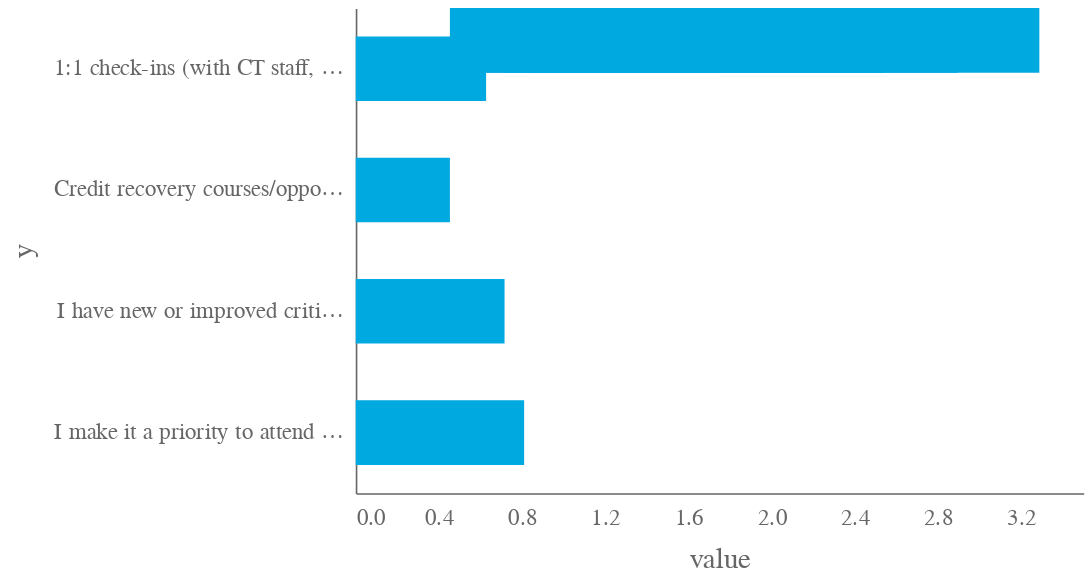

Here is the notebook cell this chart was saved with:
### Code cell
alt.Chart(_df).mark_bar().transform_calculate(
    y="split(datum.test, ' !n! ')"
).encode(
    x='value:Q',
    y='y:N',
).properties(
    height=300
)

### Figure 1 — Vega-Lite specification as saved in the notebook (floating-point values rounded to 4 significant figures)
{"config": {"scale": {"padding": 100, "paddingInner": 100, "paddingOuter": 100}, "view": {"height": 360, "width": 450, "strokeWidth": 0, "padding": 100}, "title": {"fontSize": 22, "font": "Avenir", "color": "#666", "anchor": "start", "fontWeight": 425}, "axisX": {"domain": true, "domainColor": "#666", "domainWidth": 1, "grid": false, "labelFont": "Avenir", "labelFontSize": 14, "labelColor": "#666", "labelAngle": 0, "tickColor": "#666", "ticks": false, "tickSize": 5, "titleFont": "Avenir", "labelPadding": 8, "titleColor": "#666", "titleFontSize": 18, "titleFontWeight": 425, "titlePadding": 10}, "axisY": {"domain": true, "domainColor": "#666", "grid": false, "gridColor": "#666", "gridWidth": 1, "labelFont": "Avenir", "labelColor": "#666", "labelFontSize": 14, "labelAngle": 0, "labelPadding": 8, "ticks": false, "titleFont": "Avenir", "titleColor": "#666", "titleFontSize": 18, "titleFontWeight": 425, "titlePadding": 10}, "range": {"category": ["#00a9e0", "#ffb81c", "#78be20", "#da291c", "#9063cd", "#97999b", "#007398", "#d0006f"]}, "legend": {"labelFont": "Avenir", "labelFontSize": 14, "Orientation": "horizontal", "symbolSize": 100, "titleFont": "Avenir", "titleFontSize": 14, "title": ""}, "area": {"fill": "#666"}, "line": {"color": "#666", "stroke": "#666", "strokeWidth": 4}, "trail": {"color": "#666", "stroke": "#666", "strokeWidth": 0, "size": 1}, "path": {"stroke": "#666", "strokeWidth": 0.5}, "point": {"filled": true}, "text": {"font": "Avenir", "color": "#666", "fontSize": 11, "align": "right", "fontWeight": 400, "size": 11}, "bar": {"size": 40, "binSpacing": 1, "continuousBandSize": 30, "discreteBandSize": 30, "fill": "#00a9e0", "stroke": false}, "chart": {"lineBreak": "\n"}}, "data": {"name": "data-04e9fd279dc32e9e8dd2f394629db879"}, "mark": "bar", "encoding": {"x": {"type": "quantitative", "field": "value"}, "y": {"type": "nominal", "field": "y"}}, "height": 300, "transform": [{"calculate": "split(datum.test, ' !n! ')", "as": "y"}], "$schema": "https://vega.github.io/schema/vega-lite/v4.8.1.json", "datasets": {"data-04e9fd279dc32e9e8dd2f394629db879": [{"test": "1:1 check-ins (with CT staff, academic coaches / success coaches !n!!n!, etc.)", "variable": "FY18", "value": 0.627}, {"test": "I have new or improved critical thinking skills", "variable": "FY18", "value": 0.7157}, {"test": "I make it a priority to attend my CT sessions/workshops", "variable": "FY18", "value": 0.81}, {"test": "Credit recovery courses/opportunities", "variable": "FY18", "value": 0.4529}, {"test": "1:1 check-ins (with CT staff, academic coaches / success coaches !n!!n!, etc.)", "variable": "FY19", "value": 0.5949}, {"test": "I have new or improved critical thinking skills", "variable": "FY19", "value": 0.731}, {"test": "I make it a priority to attend my CT sessions/workshops", "variable": "FY19", "value": 0.8061}, {"test": "Credit recovery courses/opportunities", "variable": "FY19", "value": 0.4001}, {"test": "1:1 check-ins (with CT staff, academic coaches / success coaches !n!!n!, etc.)", "variable": "FY20", "value": 0.6382}, {"test": "I have new or improved critical thinking skills", "variable": "FY20", "value": 0.7048}, {"test": "I make it a priority to attend my CT sessions/workshops", "variable": "FY20", "value": 0.8346}, {"test": "Credit recovery courses/opportunities", "variable": "FY20", "value": 0.4149}, {"test": "1:1 check-ins (with CT staff, academic coaches / success coaches !n!!n!, etc.)", "variable": "FY21", "value": 0.6793}, {"test": "I have new or improved critical thinking skills", "variable": "FY21", "value": 0.7439}, {"test": "I make it a priority to attend my CT sessions/workshops", "variable": "FY21", "value": 0.8374}, {"test": "Credit recovery courses/opportunities", "variable": "FY21", "value": 0.4729}]}}
